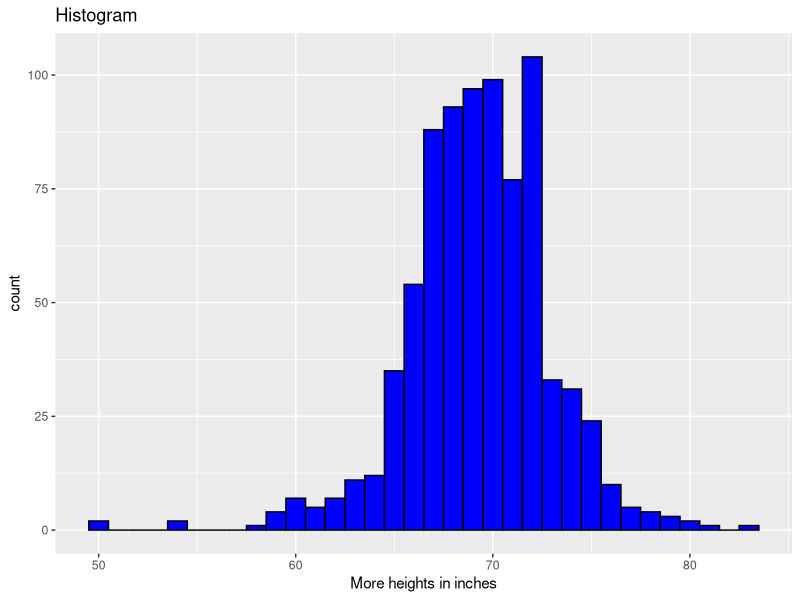
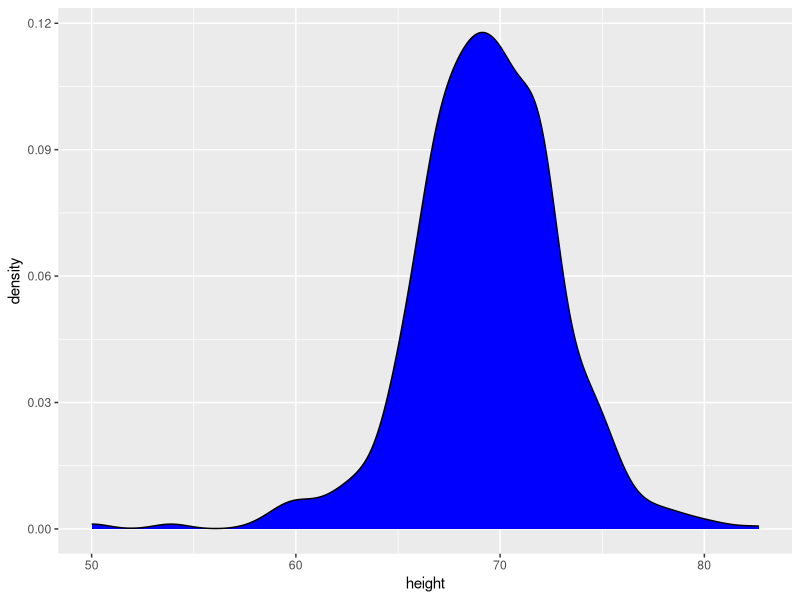
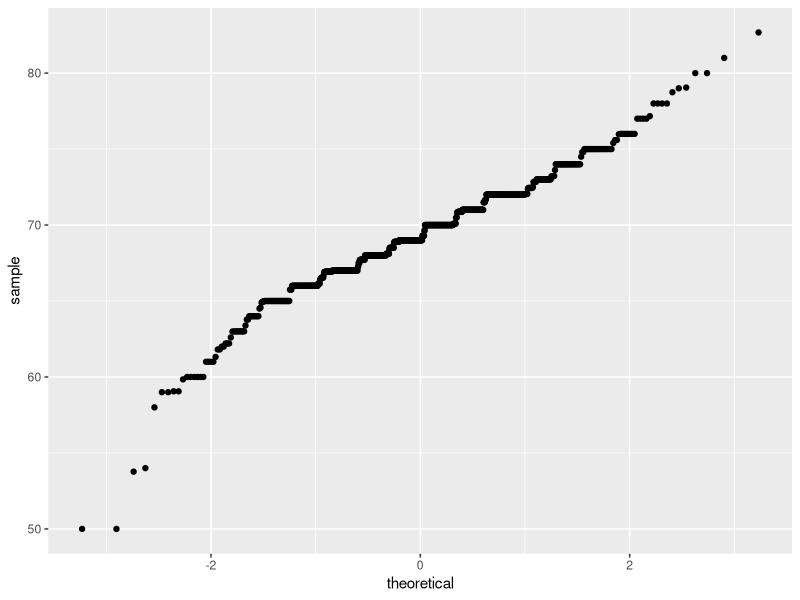
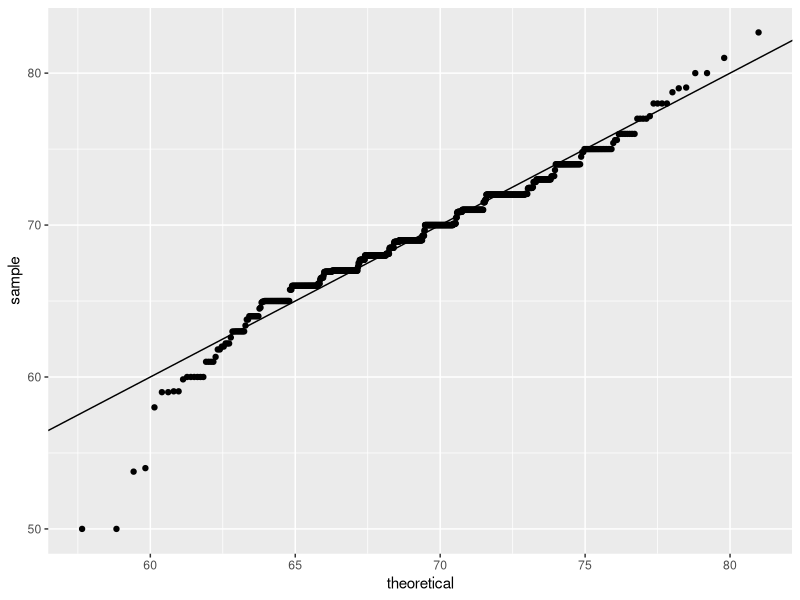
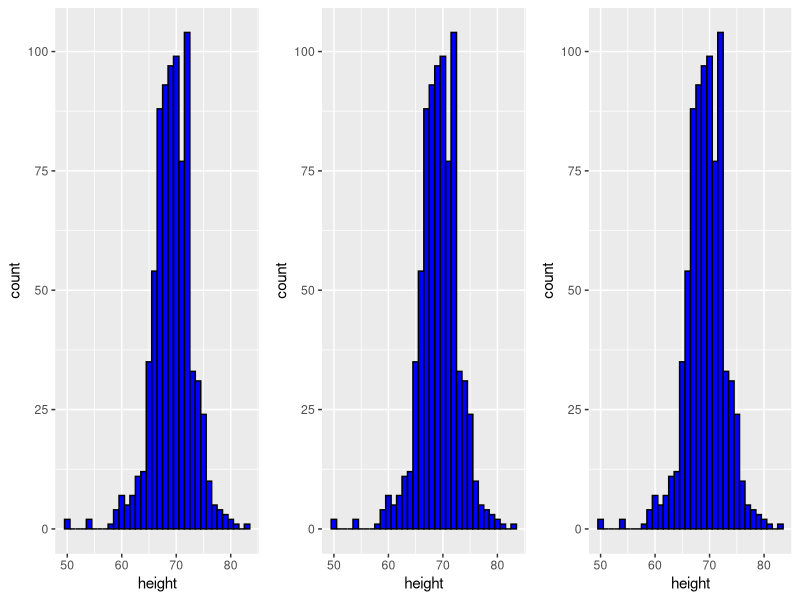

Write the R code that produced these figures, in order.
# load heights data
library(tidyverse)
library(dslabs)
library(gridExtra)
data(heights)

p <- heights %>% filter(sex == 'Male') %>%
  ggplot(aes(x = height))

# Here we create a histogram
p + geom_histogram(binwidth = 1, fill = 'blue', col = 'black')+
  xlab("More heights in inches")+
  ggtitle("Histogram")


p + geom_density(fill = 'blue')

#Here we create a qqplot
p <- heights %>% filter(sex == 'Male') %>%
  ggplot(aes(sample = height))
p + geom_qq()

params = heights %>% filter(sex == 'Male') %>% 
  summarize(mean = mean(height), sd = sd(height))

p + geom_qq(dparams = params) +
  geom_abline()

#Here we create grids


p = heights %>% filter(sex == 'Male') %>% ggplot(aes(x = height))
p1 = p + geom_histogram(binwidth = 1, fill = 'blue', col = 'black')
p2 = p + geom_histogram(binwidth = 1, fill = 'blue', col = 'black')
p3 = p + geom_histogram(binwidth = 1, fill = 'blue', col = 'black')

grid.arrange(p1, p2, p3, ncol = 3)
